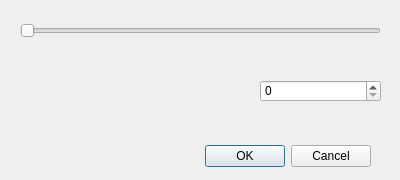
<?xml version="1.0" encoding="UTF-8"?>
<ui version="4.0">
 <class>Form</class>
 <widget class="QWidget" name="Form">
  <property name="geometry">
   <rect>
    <x>0</x>
    <y>0</y>
    <width>400</width>
    <height>180</height>
   </rect>
  </property>
  <property name="windowTitle">
   <string>Form</string>
  </property>
  <widget class="QSpinBox" name="ResizeBox">
   <property name="geometry">
    <rect>
     <x>260</x>
     <y>80</y>
     <width>121</width>
     <height>22</height>
    </rect>
   </property>
  </widget>
  <widget class="QDialogButtonBox" name="buttonBox">
   <property name="geometry">
    <rect>
     <x>30</x>
     <y>140</y>
     <width>341</width>
     <height>32</height>
    </rect>
   </property>
   <property name="orientation">
    <enum>Qt::Horizontal</enum>
   </property>
   <property name="standardButtons">
    <set>QDialogButtonBox::Cancel|QDialogButtonBox::Ok</set>
   </property>
  </widget>
  <widget class="QSlider" name="ResizeSlider">
   <property name="geometry">
    <rect>
     <x>20</x>
     <y>20</y>
     <width>361</width>
     <height>22</height>
    </rect>
   </property>
   <property name="orientation">
    <enum>Qt::Horizontal</enum>
   </property>
  </widget>
 </widget>
 <resources/>
 <connections/>
</ui>
